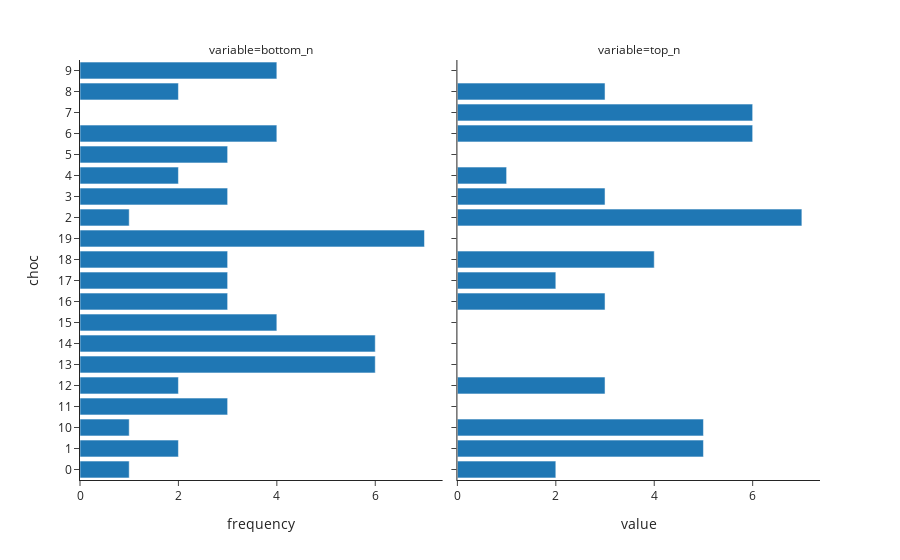

The notebook cell this image was saved under:
### Code cell
vizrank.plot_top_bottom_n(rank_prior_df, n=5)

### Figure 1 — Plotly figure (JSON) as saved in the notebook; plotly's stock layout.template omitted (floating-point values rounded to 4 significant figures)
{"data": [{"alignmentgroup": "True", "hovertemplate": "variable=bottom_n<br>value=%{x}<br>choc=%{y}<extra></extra>", "legendgroup": "", "marker": {"color": "#1F77B4", "pattern": {"shape": ""}}, "name": "", "offsetgroup": "", "orientation": "h", "showlegend": false, "textposition": "auto", "type": "bar", "x": [1, 2, 1, 3, 2, 6, 6, 4, 3, 3, 3, 7, 1, 3, 2, 3, 4, 0, 2, 4], "xaxis": "x", "y": ["0", "1", "10", "11", "12", "13", "14", "15", "16", "17", "18", "19", "2", "3", "4", "5", "6", "7", "8", "9"], "yaxis": "y"}, {"alignmentgroup": "True", "hovertemplate": "variable=top_n<br>value=%{x}<br>choc=%{y}<extra></extra>", "legendgroup": "", "marker": {"color": "#1F77B4", "pattern": {"shape": ""}}, "name": "", "offsetgroup": "", "orientation": "h", "showlegend": false, "textposition": "auto", "type": "bar", "x": [2, 5, 5, 0, 3, 0, 0, 0, 3, 2, 4, 0, 7, 3, 1, 0, 6, 6, 3, 0], "xaxis": "x2", "y": ["0", "1", "10", "11", "12", "13", "14", "15", "16", "17", "18", "19", "2", "3", "4", "5", "6", "7", "8", "9"], "yaxis": "y2"}], "layout": {"annotations": [{"font": {}, "showarrow": false, "text": "variable=bottom_n", "x": 0.245, "xanchor": "center", "xref": "paper", "y": 1, "yanchor": "bottom", "yref": "paper"}, {"font": {}, "showarrow": false, "text": "variable=top_n", "x": 0.755, "xanchor": "center", "xref": "paper", "y": 1, "yanchor": "bottom", "yref": "paper"}], "barmode": "relative", "legend": {"tracegroupgap": 0}, "margin": {"t": 60}, "showlegend": false, "xaxis": {"anchor": "y", "domain": [0, 0.49], "title": {"text": "frequency"}}, "xaxis2": {"anchor": "y2", "domain": [0.51, 1], "matches": "x", "title": {"text": "value"}}, "yaxis": {"anchor": "x", "domain": [0, 1], "title": {"text": "choc"}}, "yaxis2": {"anchor": "x2", "domain": [0, 1], "matches": "y", "showticklabels": false}}}
